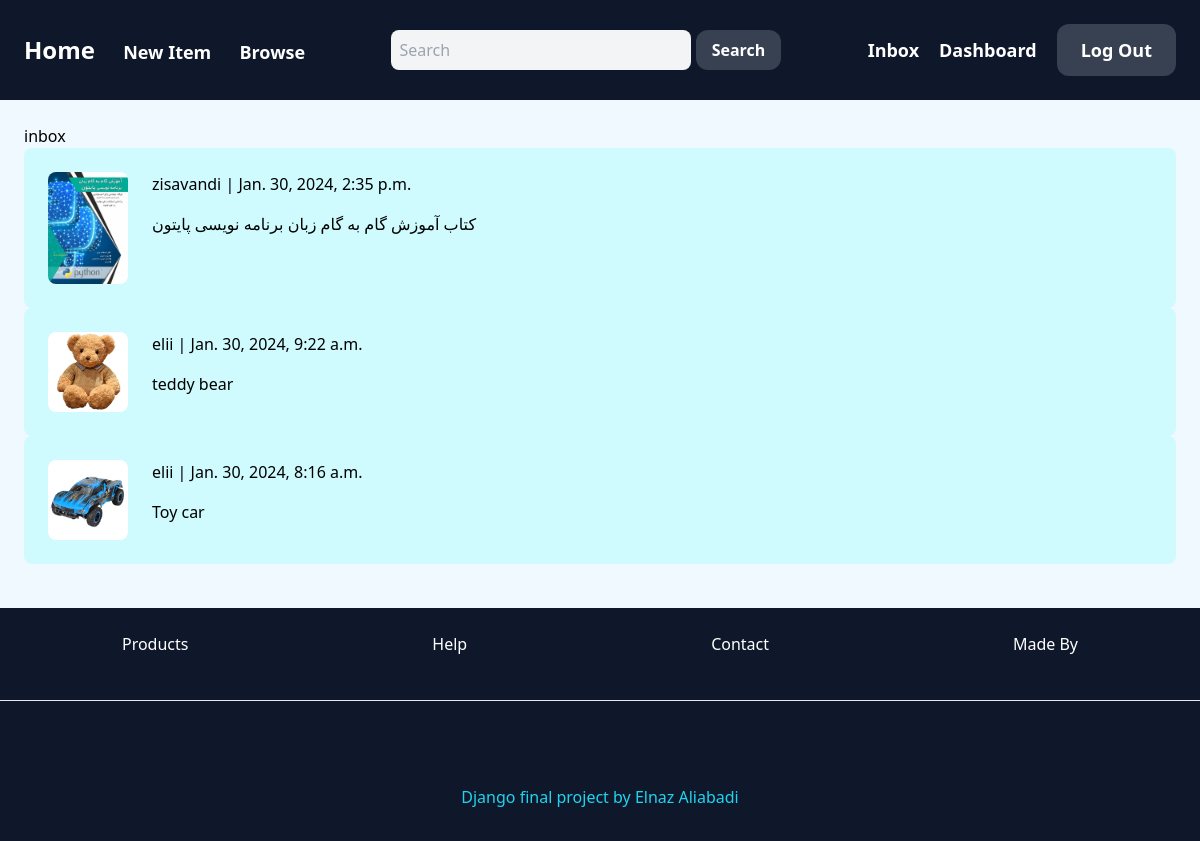
/inbox/inbox/ (signed in), run on the app's committed database.
### message/models.py (models this page shows)
class Conversation(models.Model):
    item=models.ForeignKey(Item,related_name='conversations',on_delete=models.CASCADE)
    members=models.ManyToManyField(User,related_name='conversations')
    created_at=models.DateTimeField(auto_now_add=True)
    modified_at=models.DateTimeField(auto_now=True)
    class Meta:
        ordering = ('-modified_at',)

### item/models.py (models this page shows, shortened)
class Item(models.Model):
    category=models.ForeignKey(Category,related_name='items',on_delete=models.CASCADE)
    name=models.CharField(max_length=250,verbose_name='نام محصول')
    description=models.TextField(blank=True,null=True,verbose_name='توضیحات')
    price=models.FloatField()
    image=models.ImageField(upload_to='item_images',blank=True,null=True)
    is_sold=models.BooleanField(default=False)
    created_by= models.ForeignKey(User,related_name='items',on_delete=models.CASCADE)
    created_at=models.DateField(auto_now_add=True)

### message/views.py (the view)
# urls.py: path('inbox/',views.inbox, name='inbox'),
@login_required
def inbox(request):
    conversations = Conversation.objects.filter(members__in=[request.user.id])
    return render(request, 'message/inbox.html',{
        'conversations':conversations,
    })

### message/templates/message/inbox.html (shortened to what this page needs)
{% extends 'homepage/base.html' %}
{% block content %}
    <h1>inbox</h1>
    <div class="space-y-6 ">
        {% for conversation in conversations %}
            <a href="{% url 'message:pm' conversation.id %}">
                <div class="p-6 flex bg-cyan-100 rounded-lg">
                    <div class="pr-6">
                        <img src="{{ conversation.item.image.url }}" alt="" class="w-20 rounded-lg ">
                    </div>
                    <div>
                        {% for member in conversation.members.all %}
                            {% if member != request.user %}
                                <p class="mb-4"><span>{{ member.username }}</span> | {{ conversation.modified_at }}</p>
                                <p>{{ conversation.item.name }}</p>
                            {% endif %}
                        {% endfor %}
                    </div>
                </div>
            </a>
        {% endfor %}
    </div>
{% endblock %}

### data on the page
Conversation: item.image (picture), modified_at "Jan. 30, 2024, 2:35 p.m.", item.name "کتاب آموزش گام به گام زبان برنامه نویسی پایتون"
Conversation: item.image (picture), modified_at "Jan. 30, 2024, 9:22 a.m.", item.name "teddy bear"
Conversation: item.image (picture), modified_at "Jan. 30, 2024, 8:16 a.m.", item.name "Toy car"

### other printed values
{{ member.username }} "zisavandi"
{{ member.username }} "elii"
